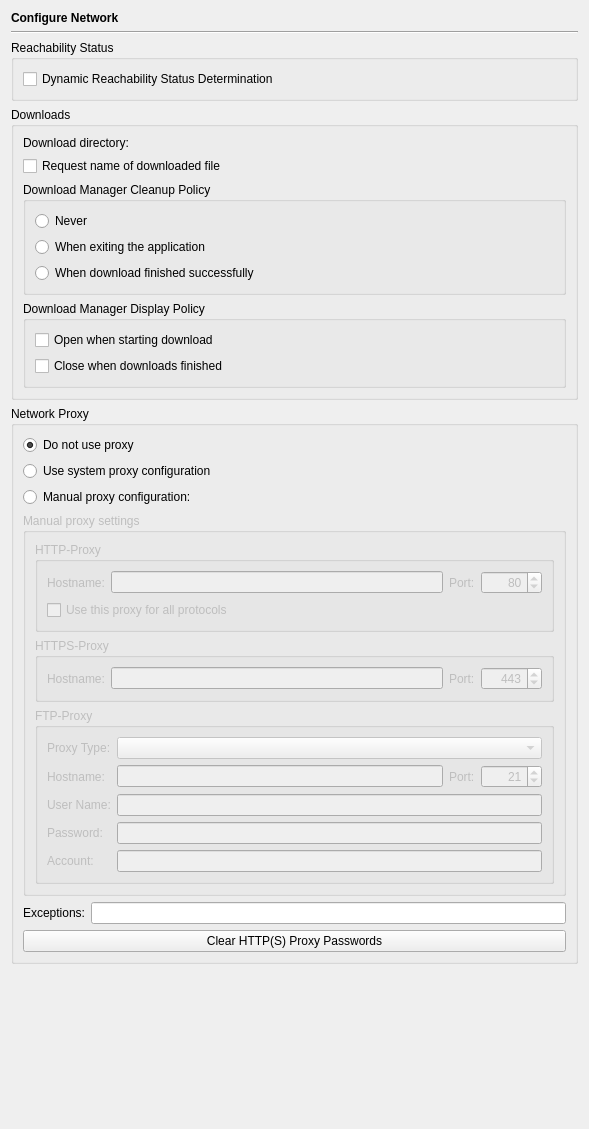
<?xml version="1.0" encoding="UTF-8"?>
<ui version="4.0">
 <class>NetworkPage</class>
 <widget class="QWidget" name="NetworkPage">
  <property name="geometry">
   <rect>
    <x>0</x>
    <y>0</y>
    <width>589</width>
    <height>1129</height>
   </rect>
  </property>
  <layout class="QVBoxLayout" name="verticalLayout_7">
   <item>
    <widget class="QLabel" name="headerLabel">
     <property name="text">
      <string>&lt;b&gt;Configure Network&lt;/b&gt;</string>
     </property>
    </widget>
   </item>
   <item>
    <widget class="Line" name="line9_3">
     <property name="frameShape">
      <enum>QFrame::HLine</enum>
     </property>
     <property name="frameShadow">
      <enum>QFrame::Sunken</enum>
     </property>
     <property name="orientation">
      <enum>Qt::Horizontal</enum>
     </property>
    </widget>
   </item>
   <item>
    <widget class="QGroupBox" name="groupBox_3">
     <property name="title">
      <string>Reachability Status</string>
     </property>
     <layout class="QVBoxLayout" name="verticalLayout_5">
      <item>
       <widget class="QCheckBox" name="dynamicOnlineCheckBox">
        <property name="toolTip">
         <string>Select to determine the Internet reachability status dynamically (assume Internet reachability if unchecked)</string>
        </property>
        <property name="text">
         <string>Dynamic Reachability Status Determination</string>
        </property>
       </widget>
      </item>
     </layout>
    </widget>
   </item>
   <item>
    <widget class="QGroupBox" name="groupBox_2">
     <property name="title">
      <string>Downloads</string>
     </property>
     <layout class="QVBoxLayout" name="verticalLayout_6">
      <item>
       <layout class="QHBoxLayout" name="horizontalLayout">
        <item>
         <widget class="QLabel" name="label_6">
          <property name="text">
           <string>Download directory:</string>
          </property>
         </widget>
        </item>
        <item>
         <widget class="EricPathPicker" name="downloadDirPicker" native="true">
          <property name="sizePolicy">
           <sizepolicy hsizetype="Expanding" vsizetype="Preferred">
            <horstretch>0</horstretch>
            <verstretch>0</verstretch>
           </sizepolicy>
          </property>
          <property name="focusPolicy">
           <enum>Qt::StrongFocus</enum>
          </property>
          <property name="toolTip">
           <string>Enter the download directory (leave empty to use the default location)</string>
          </property>
         </widget>
        </item>
       </layout>
      </item>
      <item>
       <widget class="QCheckBox" name="requestFilenameCheckBox">
        <property name="toolTip">
         <string>Select to ask the user for a download filename</string>
        </property>
        <property name="text">
         <string>Request name of downloaded file</string>
        </property>
       </widget>
      </item>
      <item>
       <widget class="QGroupBox" name="cleanupGroup">
        <property name="title">
         <string>Download Manager Cleanup Policy</string>
        </property>
        <layout class="QVBoxLayout" name="verticalLayout_2">
         <item>
          <widget class="QRadioButton" name="cleanupNeverButton">
           <property name="toolTip">
            <string>Select to never cleanup automatically</string>
           </property>
           <property name="text">
            <string>Never</string>
           </property>
          </widget>
         </item>
         <item>
          <widget class="QRadioButton" name="cleanupExitButton">
           <property name="toolTip">
            <string>Select to cleanup upon exiting</string>
           </property>
           <property name="text">
            <string>When exiting the application</string>
           </property>
          </widget>
         </item>
         <item>
          <widget class="QRadioButton" name="cleanupSuccessfulButton">
           <property name="toolTip">
            <string>Select to cleanup after a successful download</string>
           </property>
           <property name="text">
            <string>When download finished successfully</string>
           </property>
          </widget>
         </item>
        </layout>
       </widget>
      </item>
      <item>
       <widget class="QGroupBox" name="displayGroup">
        <property name="title">
         <string>Download Manager Display Policy</string>
        </property>
        <layout class="QVBoxLayout" name="verticalLayout_3">
         <item>
          <widget class="QCheckBox" name="openOnStartCheckBox">
           <property name="toolTip">
            <string>Select to open the download manager dialog when starting a download</string>
           </property>
           <property name="text">
            <string>Open when starting download</string>
           </property>
          </widget>
         </item>
         <item>
          <widget class="QCheckBox" name="closeOnFinishedCheckBox">
           <property name="toolTip">
            <string>Select to close the download manager dialog when the last download is finished</string>
           </property>
           <property name="text">
            <string>Close when downloads finished</string>
           </property>
          </widget>
         </item>
        </layout>
       </widget>
      </item>
     </layout>
    </widget>
   </item>
   <item>
    <widget class="QGroupBox" name="proxyGroup">
     <property name="toolTip">
      <string>Select to use a web proxy</string>
     </property>
     <property name="title">
      <string>Network Proxy</string>
     </property>
     <property name="checkable">
      <bool>false</bool>
     </property>
     <property name="checked">
      <bool>false</bool>
     </property>
     <layout class="QVBoxLayout" name="verticalLayout_4">
      <item>
       <widget class="QRadioButton" name="noProxyButton">
        <property name="toolTip">
         <string>Select to not use a network proxy</string>
        </property>
        <property name="text">
         <string>Do not use proxy</string>
        </property>
        <property name="checked">
         <bool>true</bool>
        </property>
       </widget>
      </item>
      <item>
       <widget class="QRadioButton" name="systemProxyButton">
        <property name="toolTip">
         <string>Select to use the system proxy configuration</string>
        </property>
        <property name="text">
         <string>Use system proxy configuration</string>
        </property>
       </widget>
      </item>
      <item>
       <widget class="QRadioButton" name="manualProxyButton">
        <property name="toolTip">
         <string>Select to use an application specific proxy configuration</string>
        </property>
        <property name="text">
         <string>Manual proxy configuration:</string>
        </property>
        <property name="checked">
         <bool>false</bool>
        </property>
       </widget>
      </item>
      <item>
       <widget class="QGroupBox" name="groupBox">
        <property name="enabled">
         <bool>false</bool>
        </property>
        <property name="title">
         <string>Manual proxy settings</string>
        </property>
        <property name="flat">
         <bool>false</bool>
        </property>
        <layout class="QVBoxLayout" name="verticalLayout">
         <item>
          <widget class="QGroupBox" name="groupBox_6">
           <property name="title">
            <string>HTTP-Proxy</string>
           </property>
           <layout class="QGridLayout" name="gridLayout_2">
            <item row="0" column="0">
             <widget class="QLabel" name="label_13">
              <property name="text">
               <string>Hostname:</string>
              </property>
             </widget>
            </item>
            <item row="0" column="1">
             <widget class="QLineEdit" name="httpProxyHostEdit">
              <property name="toolTip">
               <string>Enter the name of the HTTP proxy host</string>
              </property>
             </widget>
            </item>
            <item row="0" column="2">
             <widget class="QLabel" name="label_2">
              <property name="text">
               <string>Port:</string>
              </property>
             </widget>
            </item>
            <item row="0" column="3">
             <widget class="QSpinBox" name="httpProxyPortSpin">
              <property name="toolTip">
               <string>Enter the HTTP proxy port</string>
              </property>
              <property name="alignment">
               <set>Qt::AlignRight</set>
              </property>
              <property name="minimum">
               <number>1</number>
              </property>
              <property name="maximum">
               <number>65535</number>
              </property>
              <property name="value">
               <number>80</number>
              </property>
             </widget>
            </item>
            <item row="1" column="0" colspan="4">
             <widget class="QCheckBox" name="httpProxyForAllCheckBox">
              <property name="toolTip">
               <string>Select to use the HTTP proxy for all</string>
              </property>
              <property name="text">
               <string>Use this proxy for all protocols</string>
              </property>
             </widget>
            </item>
           </layout>
          </widget>
         </item>
         <item>
          <widget class="QGroupBox" name="groupBox_5">
           <property name="title">
            <string>HTTPS-Proxy</string>
           </property>
           <layout class="QHBoxLayout" name="horizontalLayout_2">
            <item>
             <widget class="QLabel" name="label_12">
              <property name="text">
               <string>Hostname:</string>
              </property>
             </widget>
            </item>
            <item>
             <widget class="QLineEdit" name="httpsProxyHostEdit">
              <property name="toolTip">
               <string>Enter the name of the HTTPS proxy host</string>
              </property>
             </widget>
            </item>
            <item>
             <widget class="QLabel" name="label_5">
              <property name="text">
               <string>Port:</string>
              </property>
             </widget>
            </item>
            <item>
             <widget class="QSpinBox" name="httpsProxyPortSpin">
              <property name="toolTip">
               <string>Enter the HTTPS proxy port</string>
              </property>
              <property name="alignment">
               <set>Qt::AlignRight</set>
              </property>
              <property name="minimum">
               <number>1</number>
              </property>
              <property name="maximum">
               <number>65535</number>
              </property>
              <property name="value">
               <number>443</number>
              </property>
             </widget>
            </item>
           </layout>
          </widget>
         </item>
         <item>
          <widget class="QGroupBox" name="groupBox_4">
           <property name="title">
            <string>FTP-Proxy</string>
           </property>
           <layout class="QGridLayout" name="gridLayout">
            <item row="0" column="0">
             <widget class="QLabel" name="label_8">
              <property name="text">
               <string>Proxy Type:</string>
              </property>
             </widget>
            </item>
            <item row="0" column="1" colspan="3">
             <widget class="QComboBox" name="ftpProxyTypeCombo">
              <property name="toolTip">
               <string>Select the type of the FTP proxy</string>
              </property>
             </widget>
            </item>
            <item row="1" column="0">
             <widget class="QLabel" name="label_3">
              <property name="text">
               <string>Hostname:</string>
              </property>
             </widget>
            </item>
            <item row="1" column="1">
             <widget class="QLineEdit" name="ftpProxyHostEdit">
              <property name="toolTip">
               <string>Enter the name of the FTP proxy host</string>
              </property>
             </widget>
            </item>
            <item row="1" column="2">
             <widget class="QLabel" name="label_7">
              <property name="text">
               <string>Port:</string>
              </property>
             </widget>
            </item>
            <item row="1" column="3">
             <widget class="QSpinBox" name="ftpProxyPortSpin">
              <property name="toolTip">
               <string>Enter the FTP proxy port</string>
              </property>
              <property name="alignment">
               <set>Qt::AlignRight</set>
              </property>
              <property name="minimum">
               <number>1</number>
              </property>
              <property name="maximum">
               <number>65535</number>
              </property>
              <property name="value">
               <number>21</number>
              </property>
             </widget>
            </item>
            <item row="2" column="0">
             <widget class="QLabel" name="label_9">
              <property name="text">
               <string>User Name:</string>
              </property>
             </widget>
            </item>
            <item row="2" column="1" colspan="3">
             <widget class="QLineEdit" name="ftpProxyUserEdit">
              <property name="toolTip">
               <string>Enter the user name for the proxy authentication</string>
              </property>
             </widget>
            </item>
            <item row="3" column="0">
             <widget class="QLabel" name="label_10">
              <property name="text">
               <string>Password:</string>
              </property>
             </widget>
            </item>
            <item row="3" column="1" colspan="3">
             <widget class="QLineEdit" name="ftpProxyPasswordEdit">
              <property name="toolTip">
               <string>Enter the password for the proxy authentication</string>
              </property>
              <property name="echoMode">
               <enum>QLineEdit::Password</enum>
              </property>
             </widget>
            </item>
            <item row="4" column="0">
             <widget class="QLabel" name="label_11">
              <property name="text">
               <string>Account:</string>
              </property>
             </widget>
            </item>
            <item row="4" column="1" colspan="3">
             <widget class="QLineEdit" name="ftpProxyAccountEdit">
              <property name="toolTip">
               <string>Enter the account info for the proxy authentication</string>
              </property>
             </widget>
            </item>
           </layout>
          </widget>
         </item>
        </layout>
       </widget>
      </item>
      <item>
       <layout class="QHBoxLayout" name="horizontalLayout_3">
        <item>
         <widget class="QLabel" name="label">
          <property name="text">
           <string>Exceptions:</string>
          </property>
         </widget>
        </item>
        <item>
         <widget class="QLineEdit" name="exceptionsEdit">
          <property name="toolTip">
           <string>Enter host names or IP-addresses for which the proxy is to be circumvented separated by ',' (wildcards * or ? may be used)</string>
          </property>
         </widget>
        </item>
       </layout>
      </item>
      <item>
       <widget class="QPushButton" name="clearProxyPasswordsButton">
        <property name="toolTip">
         <string>Press to clear the saved passwords for the Http(s) proxy</string>
        </property>
        <property name="text">
         <string>Clear HTTP(S) Proxy Passwords</string>
        </property>
       </widget>
      </item>
     </layout>
    </widget>
   </item>
   <item>
    <spacer name="verticalSpacer">
     <property name="orientation">
      <enum>Qt::Vertical</enum>
     </property>
     <property name="sizeHint" stdset="0">
      <size>
       <width>20</width>
       <height>40</height>
      </size>
     </property>
    </spacer>
   </item>
  </layout>
 </widget>
 <customwidgets>
  <customwidget>
   <class>EricPathPicker</class>
   <extends>QWidget</extends>
   <header>EricWidgets/EricPathPicker.h</header>
   <container>1</container>
  </customwidget>
 </customwidgets>
 <tabstops>
  <tabstop>dynamicOnlineCheckBox</tabstop>
  <tabstop>downloadDirPicker</tabstop>
  <tabstop>requestFilenameCheckBox</tabstop>
  <tabstop>cleanupNeverButton</tabstop>
  <tabstop>cleanupExitButton</tabstop>
  <tabstop>cleanupSuccessfulButton</tabstop>
  <tabstop>openOnStartCheckBox</tabstop>
  <tabstop>closeOnFinishedCheckBox</tabstop>
  <tabstop>noProxyButton</tabstop>
  <tabstop>systemProxyButton</tabstop>
  <tabstop>manualProxyButton</tabstop>
  <tabstop>httpProxyHostEdit</tabstop>
  <tabstop>httpProxyPortSpin</tabstop>
  <tabstop>httpProxyForAllCheckBox</tabstop>
  <tabstop>httpsProxyHostEdit</tabstop>
  <tabstop>httpsProxyPortSpin</tabstop>
  <tabstop>ftpProxyTypeCombo</tabstop>
  <tabstop>ftpProxyHostEdit</tabstop>
  <tabstop>ftpProxyPortSpin</tabstop>
  <tabstop>ftpProxyUserEdit</tabstop>
  <tabstop>ftpProxyPasswordEdit</tabstop>
  <tabstop>ftpProxyAccountEdit</tabstop>
  <tabstop>exceptionsEdit</tabstop>
  <tabstop>clearProxyPasswordsButton</tabstop>
 </tabstops>
 <resources/>
 <connections>
  <connection>
   <sender>manualProxyButton</sender>
   <signal>toggled(bool)</signal>
   <receiver>groupBox</receiver>
   <slot>setEnabled(bool)</slot>
   <hints>
    <hint type="sourcelabel">
     <x>100</x>
     <y>405</y>
    </hint>
    <hint type="destinationlabel">
     <x>83</x>
     <y>507</y>
    </hint>
   </hints>
  </connection>
  <connection>
   <sender>httpProxyForAllCheckBox</sender>
   <signal>toggled(bool)</signal>
   <receiver>groupBox_5</receiver>
   <slot>setDisabled(bool)</slot>
   <hints>
    <hint type="sourcelabel">
     <x>152</x>
     <y>515</y>
    </hint>
    <hint type="destinationlabel">
     <x>76</x>
     <y>561</y>
    </hint>
   </hints>
  </connection>
  <connection>
   <sender>httpProxyForAllCheckBox</sender>
   <signal>toggled(bool)</signal>
   <receiver>groupBox_4</receiver>
   <slot>setDisabled(bool)</slot>
   <hints>
    <hint type="sourcelabel">
     <x>170</x>
     <y>517</y>
    </hint>
    <hint type="destinationlabel">
     <x>116</x>
     <y>631</y>
    </hint>
   </hints>
  </connection>
 </connections>
</ui>
